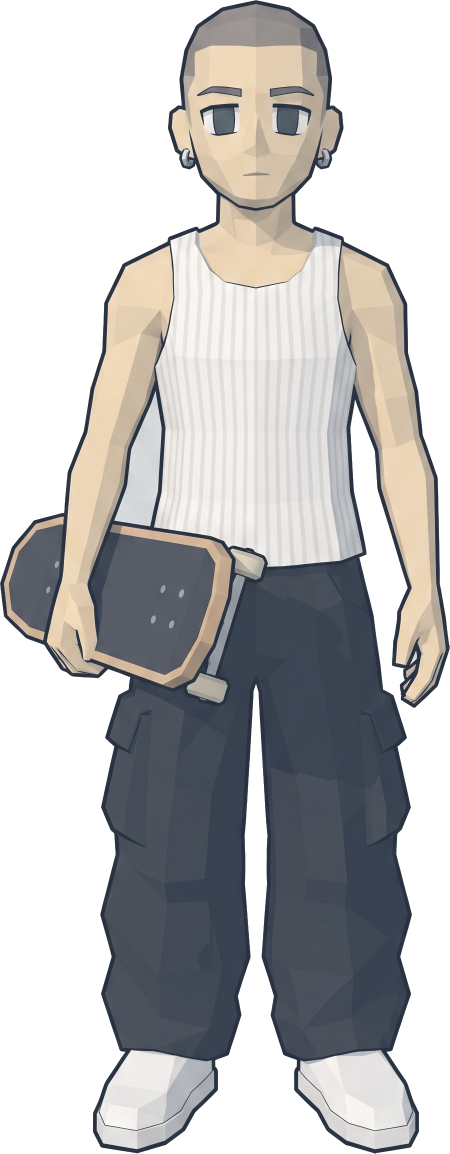
#> input picture web/lit/npc-buzzcut.png, 899 x 2307 px, given in place of player.png, which was not available (shown at 1/2 size)
$ python chibi.py
#> lines starting #> are read from the running program, lines starting #| are printed output that depends on the picture; pictures that were not available may be replaced by others from this repository, and a replacement may not be noted
"""Chibi-proportion pass: continuous warp of the lit character renders —
head zone magnified, body/legs compressed — no slice seams, no new art.
Mirrors the intent of the ChibiTestCharacter wrapper (headScale 1.35,
bodyScale 0.8, legs 0.8*0.85) for flat single-image characters."""
from PIL import Image
import numpy as np
import os

BASE = r"E:\rando"
LIT = os.path.join(BASE, "web", "lit")
OUT = os.path.join(BASE, "web", "chibi")
os.makedirs(OUT, exist_ok=True)

HEAD_V = 1.35   # vertical head magnification
HEAD_H = 1.30   # horizontal head magnification (hair reads too wide at 1.35)
BODY_V = 0.80
LEGS_V = 0.68   # 0.8 * 0.85, per the wrapper
BAND = 0.05     # smoothstep transition width (fraction of height)

# neck / hip lines as fraction of cropped image height, per character
# (long hair pushes the visual neck line down)
ZONES = {
    "player":      (0.28, 0.58),
    "npc-dreads":  (0.33, 0.60),
    "npc-buzzcut": (0.24, 0.58),
    "npc-silver":  (0.36, 0.62),
    "npc-cans":    (0.30, 0.58),
}

def smoothstep(e0, e1, x):
    t = np.clip((x - e0) / (e1 - e0), 0, 1)
    return t * t * (3 - 2 * t)

def scale_profiles(h, neck_f, hip_f):
    """Per-source-row vertical and horizontal scale factors."""
    y = np.arange(h) / h
    t_neck = smoothstep(neck_f - BAND, neck_f + BAND, y)   # 0 in head, 1 below
    t_hip = smoothstep(hip_f - BAND, hip_f + BAND, y)
    v = HEAD_V * (1 - t_neck) + (BODY_V * (1 - t_hip) + LEGS_V * t_hip) * t_neck
    s = HEAD_H * (1 - t_neck) + 1.0 * t_neck
    return v, s

def warp(im, neck_f, hip_f):
    arr = np.asarray(im, dtype=np.float32)
    h, w = arr.shape[:2]
    v, s = scale_profiles(h, neck_f, hip_f)

    # figure axis: alpha centroid x of the head zone (robust to skateboards)
    head_rows = arr[: int(h * neck_f), :, 3]
    xs = np.arange(w)
    wsum = head_rows.sum()
    cx = float((head_rows * xs[None, :]).sum() / wsum) if wsum > 0 else w / 2

    # vertical remap: cumulative output height per source row
    C = np.concatenate([[0], np.cumsum(v)])
    out_h = int(C[-1])
    # source row for each output row
    src_y = np.searchsorted(C, np.arange(out_h) + 0.5) - 1
    src_y = np.clip(src_y, 0, h - 1)

    out_w = int(w * HEAD_H) + 8
    cx_out = cx * out_w / w  # keep axis proportionally placed
    x_out = np.arange(out_w, dtype=np.float32)

    out = np.zeros((out_h, out_w, 4), dtype=np.float32)
    for j in range(out_h):
        i = src_y[j]
        x_src = cx + (x_out - cx_out) / s[i]
        for c in range(4):
            out[j, :, c] = np.interp(x_src, xs, arr[i, :, c], left=0, right=0)

    result = Image.fromarray(np.clip(out, 0, 255).astype(np.uint8), "RGBA")
    bbox = result.split()[3].getbbox()
    return result.crop(bbox)

for name, (neck_f, hip_f) in ZONES.items():
    im = Image.open(os.path.join(LIT, name + ".png")).convert("RGBA")
#> im is the input picture: PIL image 899x2307 RGBA; mean R, G, B, A 170, 170.2, 171.6, 149.1
    out = warp(im, neck_f, hip_f)
#> in warp, `head_rows = arr[: int(h * neck_f), :, 3]`:
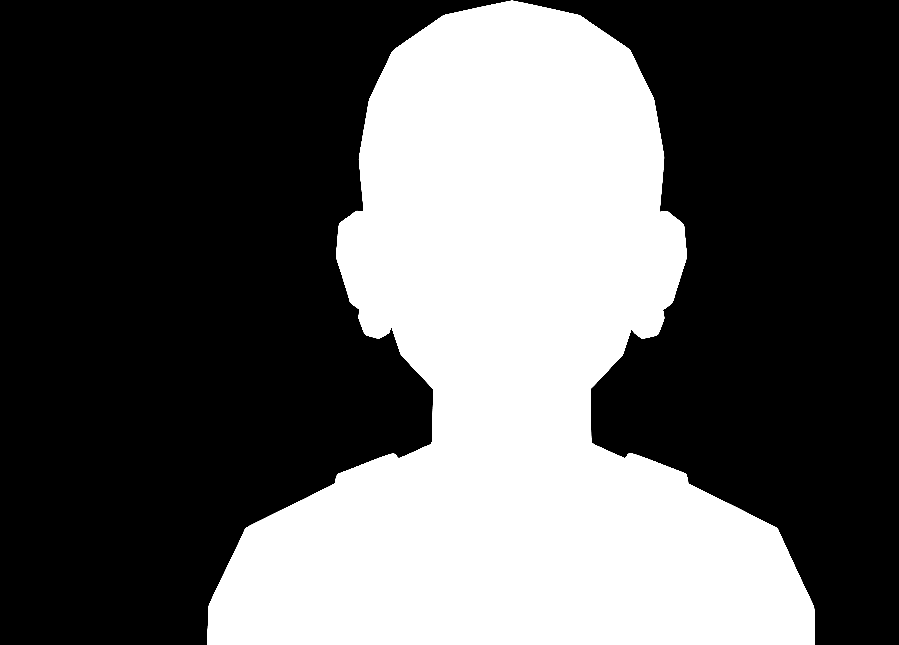
#> head_rows: shape (645, 899) float32; min 0, max 255, mean 94
#> in warp, `wsum = head_rows.sum()`: wsum = 54510304
#> in warp, `cx = float((head_rows * xs[None, :]).sum() / wsum) if wsum > 0 else w ..`: cx = 511
#> in warp, `cx_out = cx * out_w / w`: cx_out = 668.5
#> after the loop in warp, `for j in range(out_h):`:
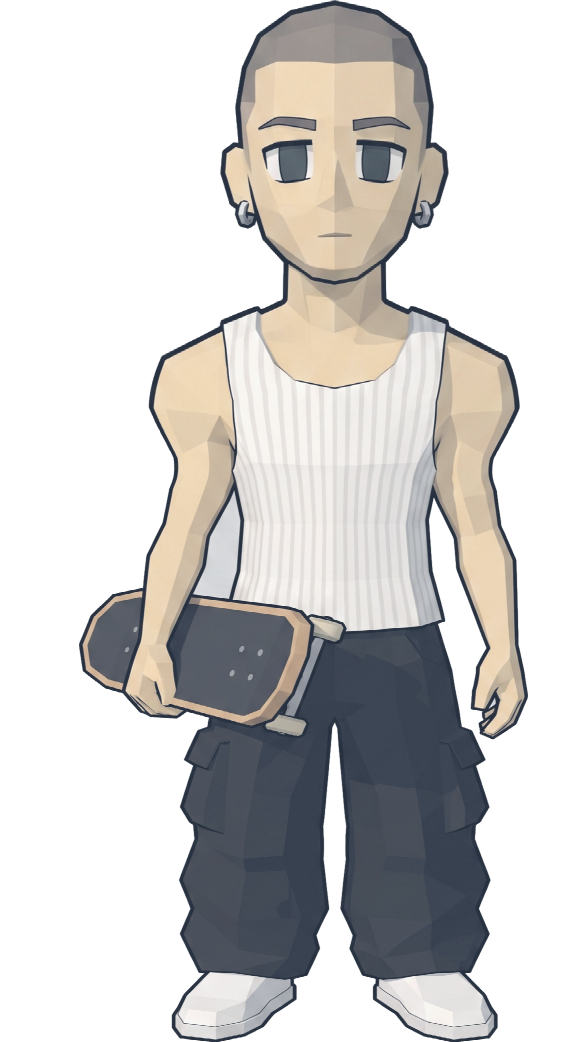
#> out: shape (2084, 1176, 4) float32 (shown at 1/2 size); mean R, G, B, A 155.9, 154.9, 156.1, 116.1; transparent parts drawn white
#> in warp, `bbox = result.split()[3].getbbox()`: bbox = (158, 0, 1056, 2084)
#> in warp, `return result.crop(bbox)`:
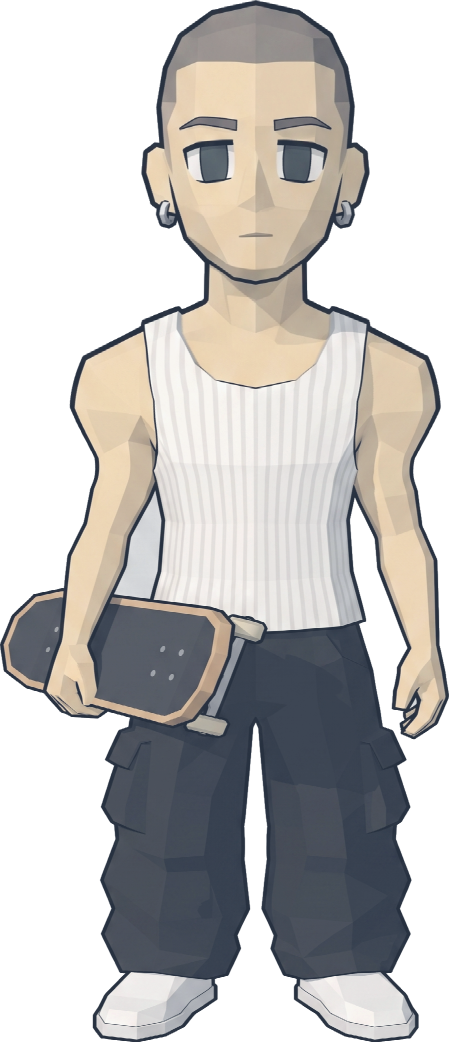
#> returned value: PIL image 898x2084 RGBA (shown at 1/2 size); mean R, G, B, A 176.6, 175.5, 174.9, 151.5; transparent parts drawn white
    out.save(os.path.join(OUT, name + ".png"))
    print(name, im.size, "->", out.size)
#| player (899, 2307) -> (898, 2084)
#> pass 2 of the loop `for name, (neck_f, hip_f) in ZONES.items():`:
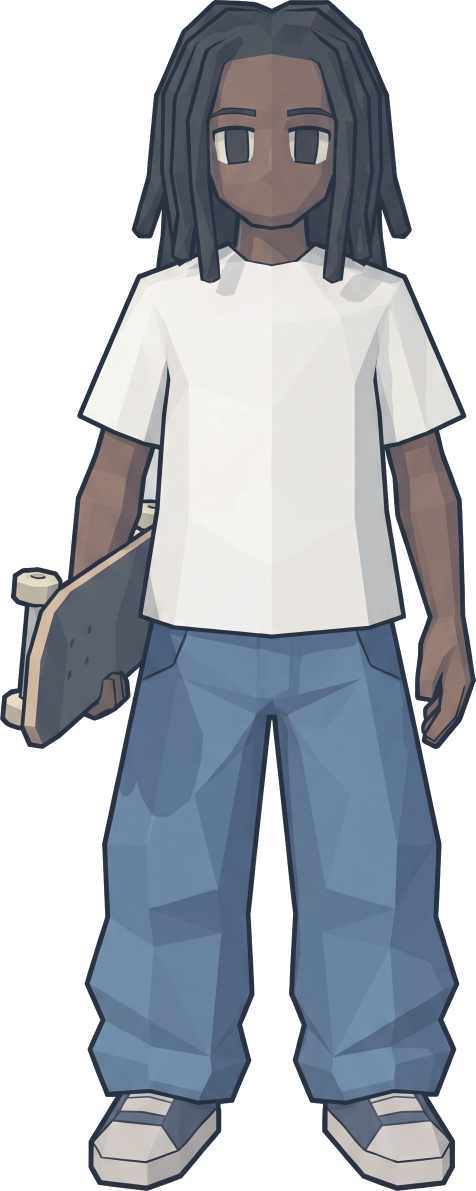
#> input picture web/lit/npc-dreads.png, 951 x 2382 px, found by its file name (shown at 1/2 size)
#> im is the input picture: PIL image 951x2382 RGBA; mean R, G, B, A 160.1, 165.8, 174.4, 165.7
#> arr: shape (2382, 951, 4) float32
#> head_rows: shape (786, 951) float32
#> wsum = 102090032
#> cx = 542.9
#> cx_out = 710.2
#> after the loop in warp (call 2), `for j in range(out_h):`:
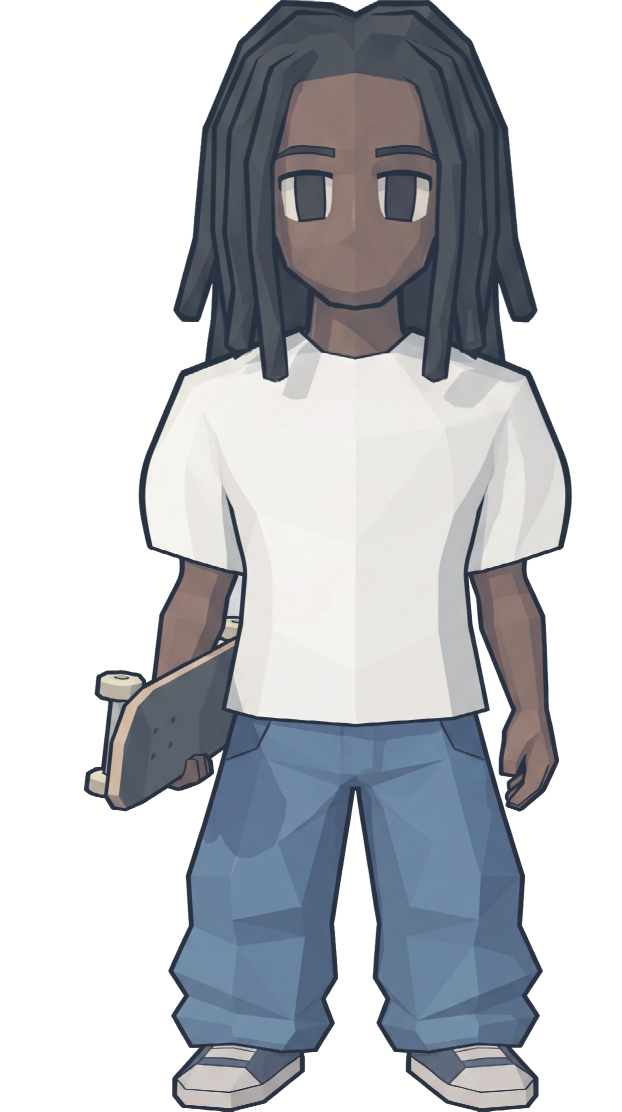
#> out: shape (2223, 1244, 4) float32 (shown at 1/2 size); mean R, G, B, A 143.6, 146.6, 153.4, 137.9; transparent parts drawn white
#> result: PIL image 1244x2223 RGBA
#> bbox = (168, 0, 1145, 2223)
#> in warp (call 2), `return result.crop(bbox)`:
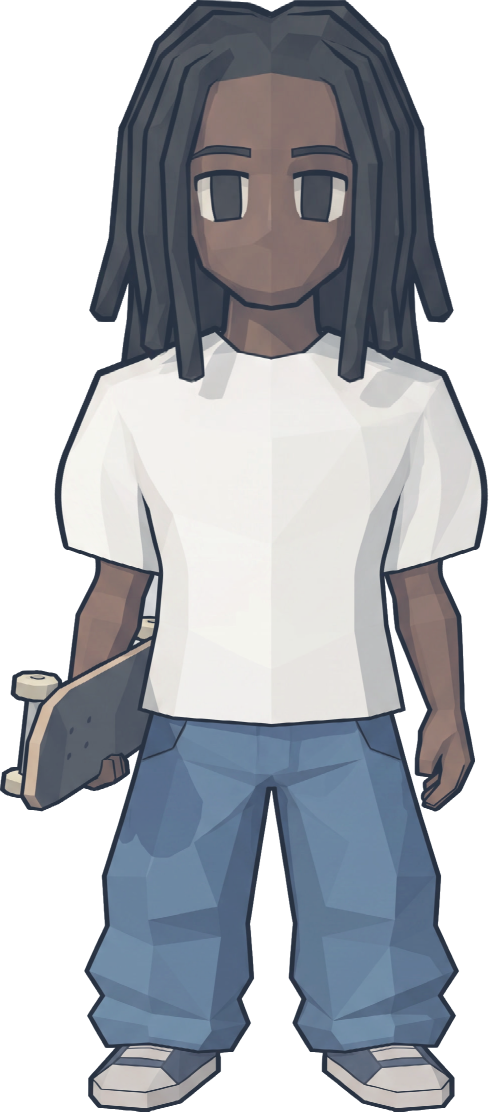
#> returned value: PIL image 977x2223 RGBA (shown at 1/2 size); mean R, G, B, A 156.3, 160.4, 167.5, 174.9; transparent parts drawn white
#| npc-dreads (951, 2382) -> (977, 2223)
print("chibi assets saved to", OUT)
